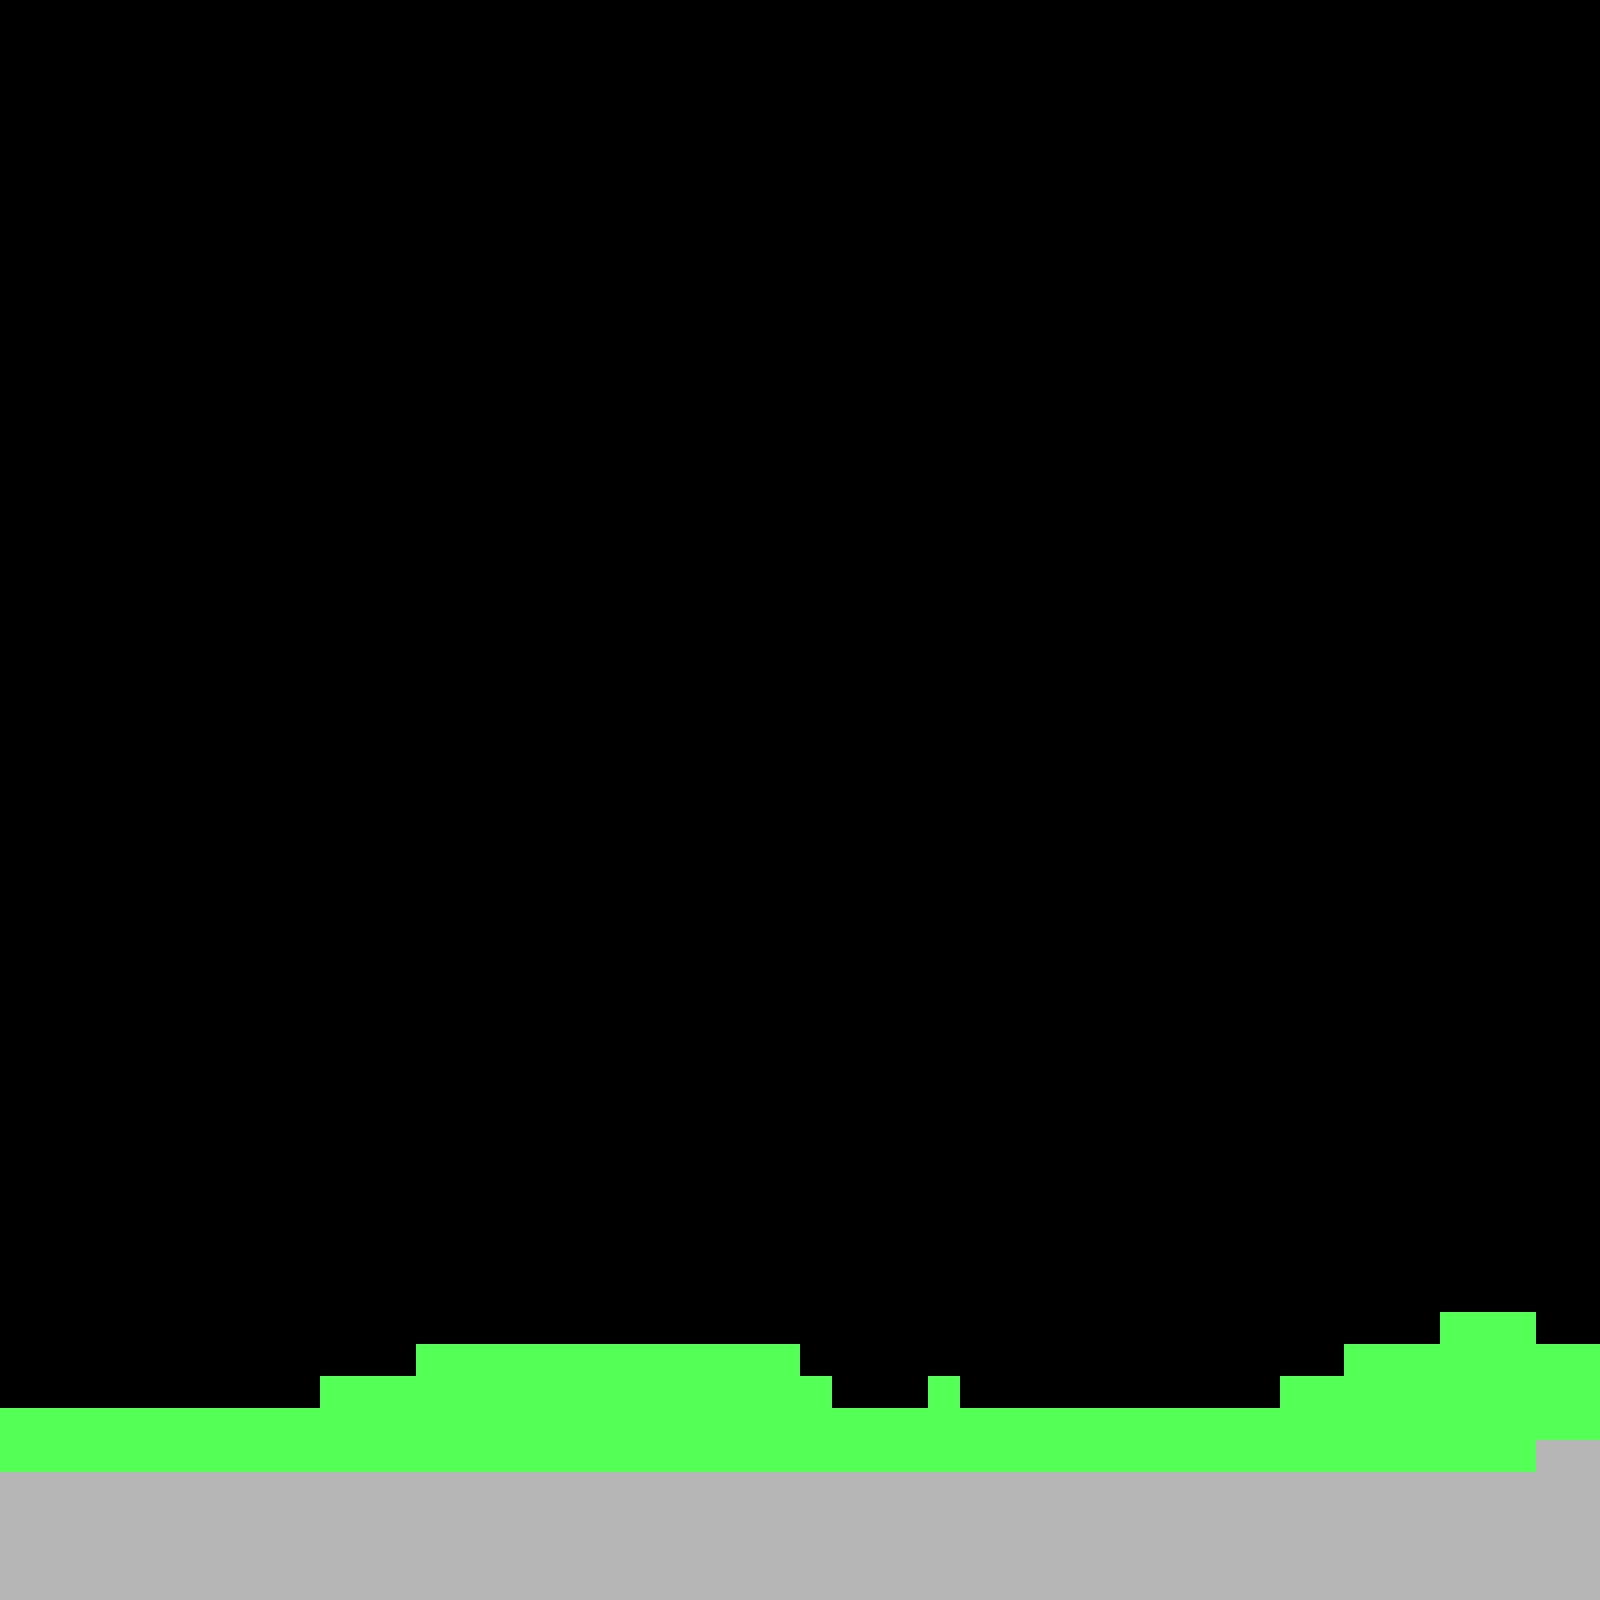

Below is a game level as drawn by its tile map, then a one-line description and the .tmx that defines it (tile-layer data replaced by summaries):
An orthogonal 50x50 tile map with 32x32 px tiles, 1 tile layer (layer).

<map version="1.0" orientation="orthogonal" width="50" height="50" tilewidth="32" tileheight="32">
 <tileset firstgid="1" name="Tilesheet_A" tilewidth="32" tileheight="32">
  <image source="../spritesheets/Tilesheet_A.png" width="256" height="256" />
 </tileset>
 <layer name="layer" width="50" height="50">
  <data>[2500 cells, 2500 non-empty, 3 distinct tile ids]</data>
 </layer>
</map>
